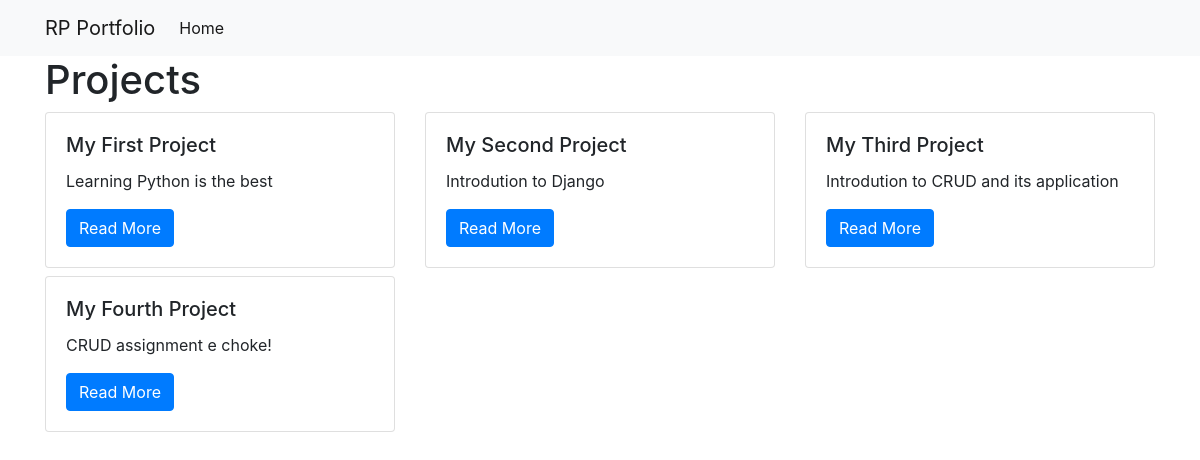
/projects/, run on the app's committed database.
### projects/models.py (models this page shows)
class Project(models.Model):
    title = models.CharField(max_length=100)
    text = models.TextField()
    author = models.CharField(max_length=20)

### projects/views.py (the view)
# urls.py: path("", views.project_index, name="project_index"),
def project_index(request):
    projects = Project.objects.all()
    context = {
        'projects': projects
    }
    return render(request, 'project_index.html', context)

### projects/templates/project_index.html
{% extends "base.html" %}
{% load static %}
{% block page_content %}
<h1>Projects</h1>
<div class="row">
{% for project in projects %}
    <div class="col-md-4">
        <div class="card mb-2">
            <div class="card-body">
                <h5 class="card-title">{{ project.title }}</h5>
                <p class="card-text">{{ project.text }}</p>
                <a href="{% url 'project_detail' project.pk %}"
                   class="btn btn-primary">
                    Read More
                </a>
            </div>
        </div>
    </div>
    {% endfor %}
</div>
{% endblock %}

### personal_portfolio/templates/base.html (shortened to what this page needs)
<link rel="stylesheet" href="https://stackpath.bootstrapcdn.com/bootstrap/4.1.3/css/bootstrap.min.css">
<nav class="navbar navbar-expand-lg navbar-light bg-light">
    <div class="container">
        <a class="navbar-brand" href="{% url 'project_index' %}">RP Portfolio</a>
        <div class="collapse navbar-collapse" id="navbarSupportedContent">
          <ul class="navbar-nav mr-auto">
            <li class="nav-item active">
              <a class="nav-link" href="{% url 'project_index' %}">Home</a>
            </li>
          </ul>
        </div>
    </div>
</nav>
<div class="container">
    {% block page_content %}{% endblock %}
</div>

### data on the page
Project: title "My First Project", text "Learning Python is the best"
Project: title "My Second Project", text "Introdution to Django"
Project: title "My Third Project", text "Introdution to CRUD and its application"
Project: title "My Fourth Project", text "CRUD assignment e choke!"
